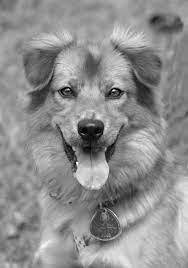
%> input picture image.jpeg, 188 x 268 px
$ octave esercitazione_31.m   (GNU Octave 9; MATLAB toolbox functions it lacks are replaced by stand-ins)
%> lines starting %> are read from the running program, lines starting %| are printed output that depends on the picture
%  ES 31
% Plot on the same figure the psnr and the ssim values computed between the original image
% and ten versions of the same image corrupted by Gaussian noise of increasing energy.
% Clear command window.
clc;
% Delete all variables.
clear;
% Close all figure windows except those created by imtool.
close all;
% Close all figure windows created by imtool.
imtool close all;

[file, path] = uigetfile({'*.tif;*.jpg;*.png;*.jpeg'}, "select an image");
%> the answer given: image.jpeg
image = imread(strcat(path, file));
%> image is the input picture: size 268x188x3 uint8; min 0, max 255, mean 142.6

figure(1)
% Maximize figure.
set(gcf, 'Position', get(0, 'Screensize'));

for i = 1:10
    subplot(2, 5, i)
    immWithNoise = imnoise(image, 'gaussian', 0.001 * i, 0.002 * i);
    imshow(immWithNoise);
    set(get(gca, 'Title'), 'String', sprintf('image with a gaussian noise with mean: %0.3f and variance %0.3f \n SSIM : %0.3f', 0.001 * i, 0.002 * i, ssim(immWithNoise, image)));

end
%> this loop made 10 passes
%> pass 1, `immWithNoise = imnoise(image, 'gaussian', 0.001 * i, 0.002 * i);`:
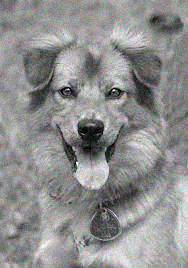
%> immWithNoise: size 268x188x3 uint8; mean R, G, B 142.7, 142.8, 142.9
%> pass 2, `immWithNoise = imnoise(image, 'gaussian', 0.001 * i, 0.002 * i);`:
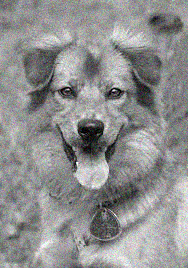
%> immWithNoise: size 268x188x3 uint8; mean R, G, B 143.1, 143.1, 143
%> pass 3, `immWithNoise = imnoise(image, 'gaussian', 0.001 * i, 0.002 * i);`:
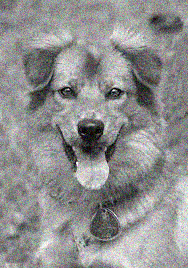
%> immWithNoise: size 268x188x3 uint8; mean R, G, B 143.5, 143.3, 143.2
%> after the loop:
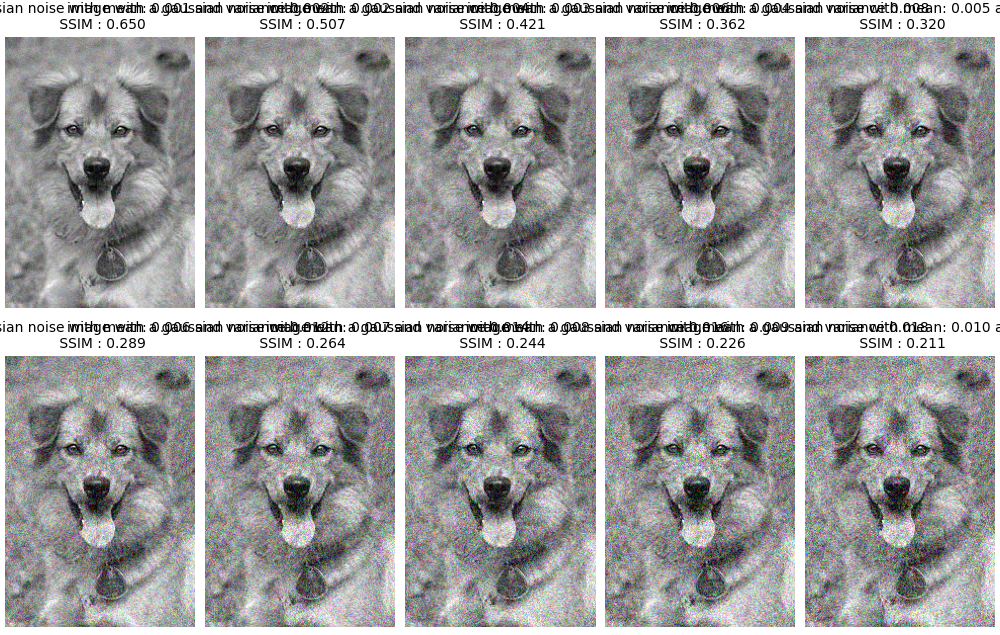
%> figure redrawn from the program's plot data, 10 panels

$ run again, on compressed.jpg
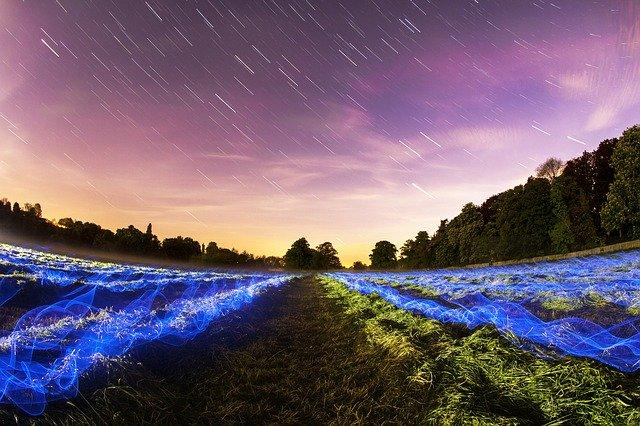
%> input picture compressed.jpg, 640 x 426 px
%> image is the input picture: size 426x640x3 uint8; mean R, G, B 112.2, 93.1, 111.1
%> the loop `for i = 1:10` made 10 passes
%> pass 3, `immWithNoise = imnoise(image, 'gaussian', 0.001 * i, 0.002 * i);`:
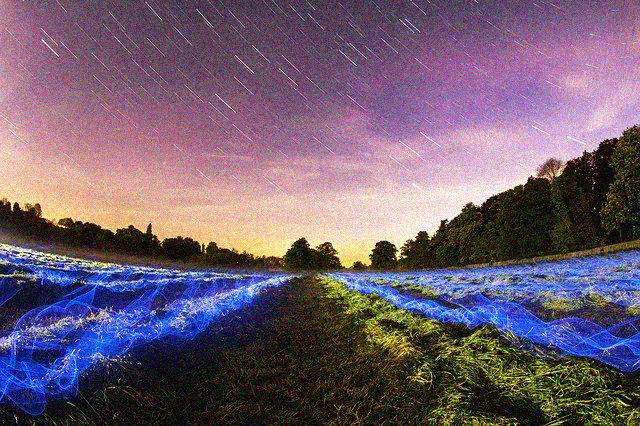
%> immWithNoise: size 426x640x3 uint8; mean R, G, B 113.2, 94.5, 112.7
